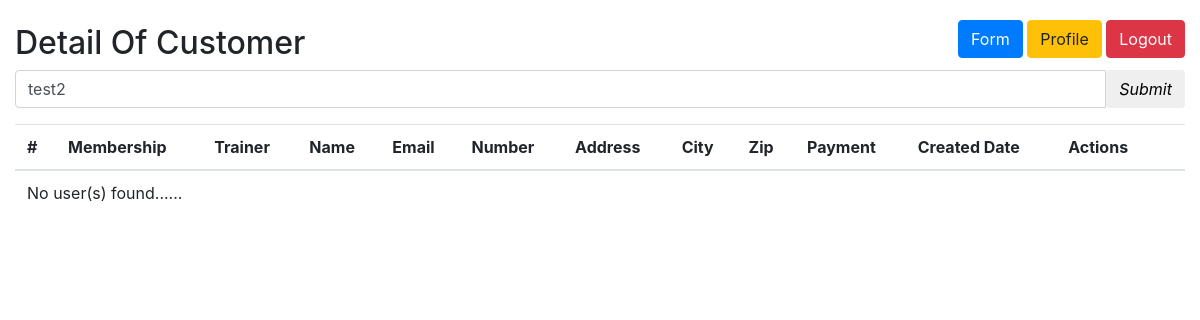
The app's page /Members/table.php?sq=test2 (signed in), older data.
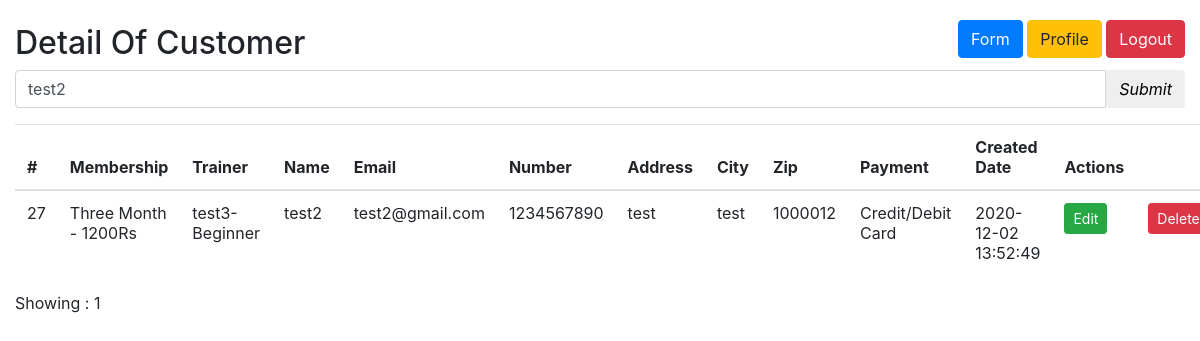
The same page, newer data.
### tables this page shows
CREATE TABLE `members` (
  `id` int(100) NOT NULL,
  `membership` varchar(25) NOT NULL,
  `trainer` varchar(100) NOT NULL,
  `name` varchar(25) NOT NULL,
  `email` varchar(100) NOT NULL,
  `phone` varchar(10) NOT NULL,
  `address` text NOT NULL,
  `city` varchar(25) NOT NULL,
  `zip` int(10) NOT NULL,
  `payment` varchar(50) NOT NULL,
  `created_date` datetime NOT NULL DEFAULT current_timestamp()
);

### DB.class.php (called while the page is built, shortened)
<?php
class DB{
    private $dbHost     = "localhost";
    private $dbUsername = "root";
    private $dbPassword = "";
    private $dbName     = "gym";
    public function __construct(){
        if(!isset($this->db)){
            $conn = new mysqli($this->dbHost, $this->dbUsername, $this->dbPassword, $this->dbName);
            if($conn->connect_error){
                die("Failed to connect with MySQL: " . $conn->connect_error);
            }else{
                $this->db = $conn;
            }
        }
    }
    public function getRows($table, $conditions = array()){
        $sql = 'SELECT ';
        $sql .= array_key_exists("select", $conditions)?$conditions['select']:'*';
        $sql .= ' FROM '.$table;
        if(array_key_exists("like_or", $conditions) && !empty($conditions['like_or'])){
            $sql .= (strpos($sql, 'WHERE') !== false)?' AND ':' WHERE ';
            $i = 0;
            $likeSQL = '';
            foreach($conditions['like_or'] as $key => $value){
                $pre = ($i > 0)?' OR ':'';
                $likeSQL .= $pre.$key." LIKE '%".$value."%'";
                $i++;
            }
            $sql .= '('.$likeSQL.')';
        }
        if(array_key_exists("order_by", $conditions)){
            $sql .= ' ORDER BY '.$conditions['order_by'];
        }
        if(array_key_exists("start", $conditions) && array_key_exists("limit", $conditions)){
            $sql .= ' LIMIT '.$conditions['start'].','.$conditions['limit'];
        }elseif(!array_key_exists("start", $conditions) && array_key_exists("limit", $conditions)){
            $sql .= ' LIMIT '.$conditions['limit'];
        }
        $result = $this->db->query($sql);
        if(array_key_exists("return_type", $conditions) && $conditions['return_type'] != 'all'){
            switch($conditions['return_type']){
                case 'count':
                    $data = $result->num_rows;
                    break;
            }
        }else{
            if($result->num_rows > 0){
                while($row = $result->fetch_assoc()){
                    $data[] = $row;
                }
            }
        }
        return !empty($data)?$data:false;
    }
}

### Pagination.class.php (called while the page is built, shortened)
<?php
class Pagination{
    protected $totalRows      = '';
    protected $perPage        = 10;
    protected $fullTagOpen    = '<div class="pagination">';
    protected $fullTagClose   = '</div>';
    protected $showCount    = true;
    function createLinks(){
        if ($this->totalRows == 0 OR $this->perPage == 0){
           return '';
        }
        $numPages = ceil($this->totalRows / $this->perPage);
        if ($numPages == 1){
            if ($this->showCount){
                $info = 'Showing : ' . $this->totalRows;
                return $info;
            }else{
                return '';
            }
        }
        $output = '';
        $output = preg_replace("#([^:])//+#", "\\1/", $output);
        $output = $this->fullTagOpen.$output.$this->fullTagClose;
        return $output;
    }
}

### Members/table.php (the view, shortened to what the changed rows need)
<?php
require_once '../Pagination.class.php';
require_once '../DB.class.php';
$db = new DB();
$perPageLimit = 5;
$offset = !empty($_GET['page'])?(($_GET['page']-1)*$perPageLimit):0;
$searchKeyword = !empty($_GET['sq'])?$_GET['sq']:'';
$searchStr = !empty($searchKeyword)?'?sq='.$searchKeyword:'';
$searchArr = '';
if(!empty($searchKeyword)){
    $searchArr = array(
        'name' => $searchKeyword,
        'email' => $searchKeyword,
        'phone' => $searchKeyword
    );
}
$con = array(
    'like_or' => $searchArr,
    'return_type' => 'count'
);
$rowCount = $db->getRows('members', $con);
$pagConfig = array(
    'baseURL' => 'table.php'.$searchStr,
    'totalRows' => $rowCount,
    'perPage' => $perPageLimit
);
$pagination = new Pagination($pagConfig);
$con = array(
    'like_or' => $searchArr,
    'start' => $offset,
    'limit' => $perPageLimit,
    'order_by' => 'id DESC',
);
$rows = $db->getRows('members', $con);
?>
<html>
<head>
    <link rel="stylesheet" href="https://maxcdn.bootstrapcdn.com/bootstrap/4.0.0/css/bootstrap.min.css">
</head>
<body>
    <br>
    <div class="container-fluid">
        <h2 class="text-left text-black">Detail Of Customer</h2>
        <div class="text-center align-md" style="
    float: right;
    margin-top: -50px;">
        </div>
        <form>
        </form>
        <table class="table">
            <thead>
                <tr>
                    <th scope="col">#</th>
                    <th scope="col">Membership</th>
                    <th scope="col">Trainer</th>
                    <th scope="col">Name</th>
                    <th scope="col">Email</th>
                    <th scope="col">Number</th>
                    <th scope="col">Address</th>
                    <th scope="col">City</th>
                    <th scope="col">Zip</th>
                    <th scope="col">Payment</th>
                    <th scope="col">Created Date</th>
                    <th scope="col">Actions</th>
                    <th scope="col"></th>
                </tr>
            </thead>
            <tbody>
              <?php
              if(!empty($rows)){ $count = 0;
                  foreach($rows as $row){ $count++;
              ?>
                <tr>
                    <td scope="col"><?php echo $row['id'] ;?> </td>
                    <td scope="col"><?php echo $row['membership'];?> </td>
                    <td scope="col"><?php echo $row['trainer'];?> </td>
                    <td scope="col"><?php echo $row['name'] ;?></td>
                    <td scope="col"><?php echo $row['email'];?> </td>
                    <td scope="col"><?php echo $row['phone'];?> </td>
                    <td scope="col"><?php echo $row['address'];?> </td>
                    <td scope="col"><?php echo $row['city'] ;?></td>
                    <td scope="col"><?php echo $row['zip'] ;?></td>
                    <td scope="col"><?php echo $row['payment'] ;?> </td>
                    <td scope="col"><?php echo $row['created_date'] ;?></td>
                    <td><?php echo "<a class='btn btn-success btn-sm'  href='memberupdate.php?id=".$row['id']."'>Edit</a>"?></td>
                    <td><?php echo "<a class='btn btn-danger btn-sm' onClick=\"javascript: return confirm('Please confirm deletion');\" href='delete.php?id=".$row['id']."'>Delete</a>"?></td>
                </tr>
              <?php } }else{ ?>
              <tr><td colspan="5">No user(s) found......</td></tr>
              <?php } ?>
            </tbody>
        </table>
          <?php echo $pagination->createLinks(); ?>
    </div>
</body>
</html>

Row changes from the older to the newer data that the page shows:
added members: id "27", membership "Three Month - 1200Rs", trainer "test3-Beginner", name "test2", email "test2@gmail.com", phone "1234567890", address "test", city "test", zip "1000012", payment "Credit/Debit Card", created_date "2020-12-02 13:52:49"
Text that changed along with them:
$pagination->createLinks(): (not shown) → "Showing : 1"
text no longer shown: "No user(s) found......"
